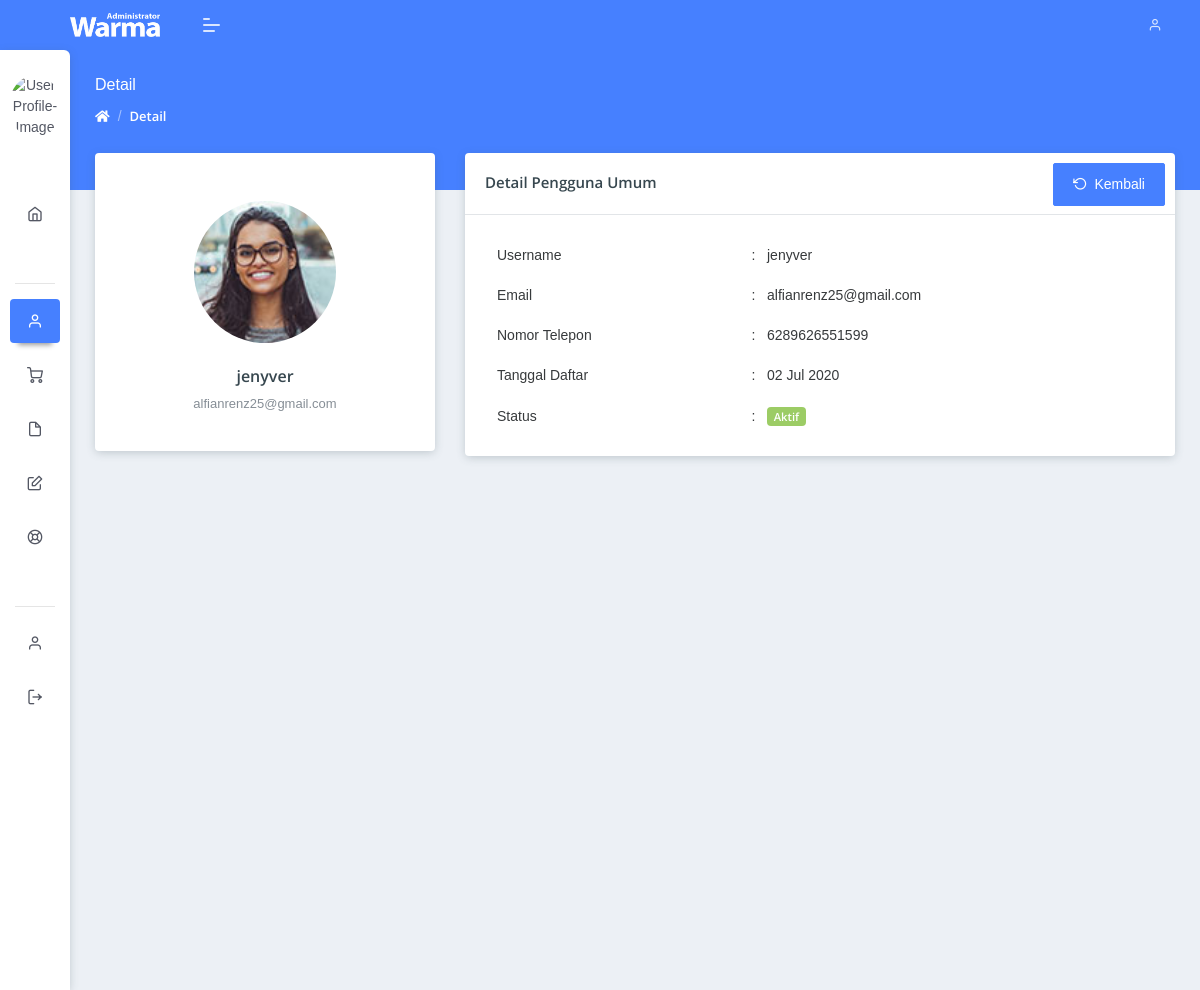
/akun/detail_akun_umum/1, run on the app's committed database.
### tables this page shows
CREATE TABLE `akun_umum` (
  `id_umum` int(11) NOT NULL,
  `username` varchar(50) NOT NULL,
  `nama` varchar(60) NOT NULL,
  `email` varchar(70) NOT NULL,
  `telepon` varchar(20) NOT NULL,
  `password` varchar(256) NOT NULL,
  `foto` varchar(100) NOT NULL,
  `tanggal_daftar` datetime NOT NULL,
  `status_aktif` int(11) NOT NULL,
  `tipe` int(11) NOT NULL
);

### application/core/My_Controller.php (called while the page is built, shortened)
<?php
class My_Controller extends CI_Controller
{
    public function __construct()
    {
        $this->load->model('keranjang_model');
    }
    public function paggingAdmin($content, $data = NULL)
    {
        $data['session'] = $this->db->get_where('admin', ['id_admin' => $this->session->userdata('id')])->row_array();
        $data['header'] = $this->load->view('template/admin/header', $data, TRUE);
        $data['sidebar'] = $this->load->view('template/admin/sidebar', $data, TRUE);
        $data['content'] = $this->load->view($content, $data, TRUE);
        $this->load->view('template/admin/index', $data);
    }
}

### application/controllers/Akun.php (called while the page is built, shortened)
<?php
class Akun extends My_Controller
{
    public function detail_akun_umum($id)
    {
        $data['title'] = 'Warma CIC | Detail Akun Pengguna Umum';
        $data['umum'] = $this->user_model->getUmum_id($id);
        $this->paggingAdmin('admin/akun_umum/detail_akun_umum', $data);
    }
}

### index.php (called while the page is built, shortened)
<?php
require_once BASEPATH.'core/CodeIgniter.php';

### application/models/User_model.php (called while the page is built, shortened)
<?php
class User_model extends CI_Model
{
    public function getUmum_id($id)
    {
        $this->db->select('*');
        $this->db->from('akun_umum');
        $this->db->where(['id_umum' => $id]);
        return $this->db->get()->row_array();
    }
}

### application/views/admin/akun_umum/detail_akun_umum.php (the view)
<div class="pcoded-main-container">
    <div class="pcoded-content">
        <div class="page-header">
            <div class="page-block">
                <div class="row align-items-center">
                    <div class="col-md-12">
                        <div class="page-header-title">
                            <h5 class="m-b-10">Detail</h5>
                        </div>
                        <ul class="breadcrumb">
                            <li class="breadcrumb-item"><a href="index.html"><i class="fa fa-home"></i></a></li>
                            <li class="breadcrumb-item"><a href="#!">Detail</a></li>
                        </ul>
                    </div>
                </div>
            </div>
        </div>
        <div class="row">
            <div class="col-sm-4">
                <div class="card text-center">
                    <div class="card-body">
                        <div class="thumbnail">
                            <div class="thumb">
                                <a href="<?= base_url('upload/foto_user/' . $umum['foto']); ?>" data-lightbox="1">
                                    <img src="<?= base_url('upload/foto_user/' . $umum['foto']); ?>" alt="" class="img-fluid img-radius" width="142px" style="object-fit: cover; margin-top:28px">
                                </a>
                            </div>
                        </div>
                        <h5 class="mt-4"><?= $umum['username']; ?></h5>
                        <p class="text-muted" style="margin-bottom: 17px;"><?= $umum['email']; ?></p>
                    </div>
                </div>
            </div>
            <div class="col-sm-8">
                <div class="card">
                    <div class="card-header">
                        <h5>Detail Pengguna Umum</h5>
                        <div class="card-header-right">
                            <a href="<?= site_url('akun/data_akun_umum'); ?>">
                                <button type="button" class="btn waves-effect waves-light btn-primary">
                                    <i class="feather icon-rotate-ccw"></i>&nbsp;&nbsp;Kembali
                                </button>
                            </a>
                        </div>
                    </div>
                    <div class="card-body">
                        <div class="table-responsive">
                            <table class="table table-sm table-borderless mb-0">
                                <tbody>
                                    <tr>
                                        <td>Username</td>
                                        <td>:&nbsp;&nbsp; <?= $umum['username']; ?></td>
                                    </tr>
                                    <tr>
                                        <td>Email</td>
                                        <td>:&nbsp;&nbsp; <?= $umum['email']; ?></td>
                                    </tr>
                                    <tr>
                                        <td>Nomor Telepon</td>
                                        <td>:&nbsp;&nbsp; <?= $umum['telepon']; ?></td>
                                    </tr>
                                    <tr>
                                        <td>Tanggal Daftar</td>
                                        <td>:&nbsp;&nbsp; <?= date('d M Y', strtotime($umum['tanggal_daftar'])); ?></td>
                                    </tr>
                                    <tr>
                                        <td>Status</td>
                                        <td>:&nbsp;&nbsp;
                                            <?php if ($umum['status_aktif'] == 1) { ?>
                                                <span class="badge badge-success">Aktif</span>
                                            <?php } else { ?>
                                                <span class="badge badge-danger">Tidak Aktif</span>
                                            <?php } ?>
                                        </td>
                                    </tr>
                                </tbody>
                            </table>
                        </div>
                    </div>
                </div>
            </div>
        </div>
    </div>
</div>

### data on the page
akun_umum: foto (picture), username "jenyver", email "alfianrenz25@gmail.com", telepon "6289626551599", tanggal_daftar "02 Jul 2020"
